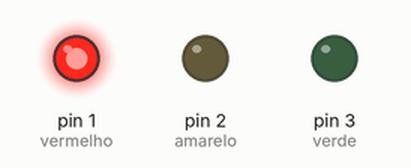
Bench run of a sketch on a simulated Arduino Uno, built with avr-gcc and run on an emulated ATmega328P. On the bench: output pins drawn as LEDs (lit = HIGH).

Above: at 0.5 s.
At 1.5 s:
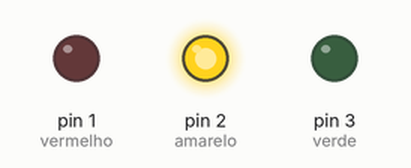
At 5.5 s:
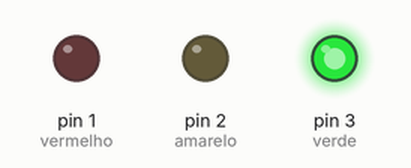
Timing chart, 0 to 6.9 s (numbered marks = the images above):
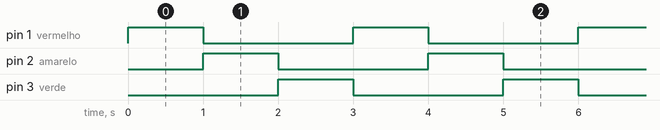

Measured:
- by itself, pin 1 (vermelho), pin 2 (amarelo), pin 3 (verde): alternates HIGH for 1.0 s and LOW for 2.0 s
- by itself, everything shown: repeats every 3.0 s, in 4 steps

The sketch:

sem_foro_aula_11.ino
```cpp
#define vermelho 1
#define amarelo 2
#define verde 3


void setup()

{
  pinMode(vermelho, OUTPUT);
  pinMode(amarelo, OUTPUT);
  pinMode(verde, OUTPUT);
}


void loop()
{
  digitalWrite(vermelho, HIGH);
  delay(1000);
  digitalWrite(vermelho, LOW);

  digitalWrite(amarelo, HIGH);
  delay(1000);
  digitalWrite(amarelo, LOW);

  digitalWrite(verde, HIGH);
  delay(1000);
  digitalWrite(verde, LOW);
}
```
